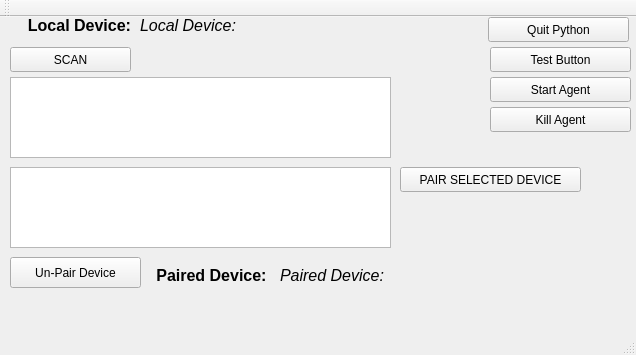
<?xml version="1.0" encoding="UTF-8"?>
<ui version="4.0">
 <class>MainWindow</class>
 <widget class="QMainWindow" name="MainWindow">
  <property name="geometry">
   <rect>
    <x>0</x>
    <y>0</y>
    <width>636</width>
    <height>355</height>
   </rect>
  </property>
  <property name="windowTitle">
   <string>MainWindow</string>
  </property>
  <widget class="QWidget" name="centralWidget">
   <widget class="QLabel" name="localDeviceLabel">
    <property name="geometry">
     <rect>
      <x>10</x>
      <y>0</y>
      <width>121</width>
      <height>17</height>
     </rect>
    </property>
    <property name="font">
     <font>
      <pointsize>12</pointsize>
      <weight>75</weight>
      <bold>true</bold>
     </font>
    </property>
    <property name="layoutDirection">
     <enum>Qt::RightToLeft</enum>
    </property>
    <property name="text">
     <string>Local Device:</string>
    </property>
    <property name="alignment">
     <set>Qt::AlignRight|Qt::AlignTrailing|Qt::AlignVCenter</set>
    </property>
   </widget>
   <widget class="QLabel" name="localDeviceAddress">
    <property name="geometry">
     <rect>
      <x>140</x>
      <y>0</y>
      <width>241</width>
      <height>17</height>
     </rect>
    </property>
    <property name="font">
     <font>
      <pointsize>12</pointsize>
      <weight>50</weight>
      <italic>true</italic>
      <bold>false</bold>
     </font>
    </property>
    <property name="text">
     <string>Local Device:</string>
    </property>
   </widget>
   <widget class="QPushButton" name="scanButton">
    <property name="geometry">
     <rect>
      <x>10</x>
      <y>30</y>
      <width>121</width>
      <height>25</height>
     </rect>
    </property>
    <property name="text">
     <string>SCAN</string>
    </property>
   </widget>
   <widget class="QListWidget" name="foundDevicesListWidget">
    <property name="geometry">
     <rect>
      <x>10</x>
      <y>60</y>
      <width>381</width>
      <height>81</height>
     </rect>
    </property>
    <property name="font">
     <font>
      <family>Ubuntu Mono</family>
     </font>
    </property>
   </widget>
   <widget class="QListWidget" name="discoveredDevicesListWidget">
    <property name="geometry">
     <rect>
      <x>10</x>
      <y>150</y>
      <width>381</width>
      <height>81</height>
     </rect>
    </property>
    <property name="font">
     <font>
      <family>Ubuntu Mono</family>
     </font>
    </property>
   </widget>
   <widget class="QPushButton" name="pairButton">
    <property name="geometry">
     <rect>
      <x>400</x>
      <y>150</y>
      <width>181</width>
      <height>25</height>
     </rect>
    </property>
    <property name="text">
     <string>PAIR SELECTED DEVICE</string>
    </property>
   </widget>
   <widget class="QLabel" name="pairedDeviceLabel">
    <property name="geometry">
     <rect>
      <x>150</x>
      <y>250</y>
      <width>121</width>
      <height>17</height>
     </rect>
    </property>
    <property name="font">
     <font>
      <pointsize>12</pointsize>
      <weight>75</weight>
      <bold>true</bold>
     </font>
    </property>
    <property name="layoutDirection">
     <enum>Qt::RightToLeft</enum>
    </property>
    <property name="text">
     <string>Paired Device: </string>
    </property>
    <property name="alignment">
     <set>Qt::AlignRight|Qt::AlignTrailing|Qt::AlignVCenter</set>
    </property>
   </widget>
   <widget class="QLabel" name="pairedDeviceAddress">
    <property name="geometry">
     <rect>
      <x>280</x>
      <y>250</y>
      <width>241</width>
      <height>17</height>
     </rect>
    </property>
    <property name="font">
     <font>
      <pointsize>12</pointsize>
      <weight>50</weight>
      <italic>true</italic>
      <bold>false</bold>
     </font>
    </property>
    <property name="text">
     <string>Paired Device: </string>
    </property>
   </widget>
   <widget class="QPushButton" name="unPairButton">
    <property name="geometry">
     <rect>
      <x>10</x>
      <y>240</y>
      <width>131</width>
      <height>31</height>
     </rect>
    </property>
    <property name="text">
     <string>Un-Pair Device</string>
    </property>
   </widget>
   <widget class="QPushButton" name="quitPythonButton">
    <property name="geometry">
     <rect>
      <x>488</x>
      <y>0</y>
      <width>141</width>
      <height>25</height>
     </rect>
    </property>
    <property name="text">
     <string>Quit Python</string>
    </property>
   </widget>
   <widget class="QPushButton" name="testPushButton">
    <property name="geometry">
     <rect>
      <x>490</x>
      <y>30</y>
      <width>141</width>
      <height>25</height>
     </rect>
    </property>
    <property name="text">
     <string>Test Button</string>
    </property>
   </widget>
   <widget class="QPushButton" name="agentStartPushButton">
    <property name="geometry">
     <rect>
      <x>490</x>
      <y>60</y>
      <width>141</width>
      <height>25</height>
     </rect>
    </property>
    <property name="text">
     <string>Start Agent</string>
    </property>
   </widget>
   <widget class="QPushButton" name="killAgentPushButton">
    <property name="geometry">
     <rect>
      <x>490</x>
      <y>90</y>
      <width>141</width>
      <height>25</height>
     </rect>
    </property>
    <property name="text">
     <string>Kill Agent</string>
    </property>
   </widget>
  </widget>
  <widget class="QMenuBar" name="menuBar">
   <property name="geometry">
    <rect>
     <x>0</x>
     <y>0</y>
     <width>636</width>
     <height>22</height>
    </rect>
   </property>
  </widget>
  <widget class="QToolBar" name="mainToolBar">
   <attribute name="toolBarArea">
    <enum>TopToolBarArea</enum>
   </attribute>
   <attribute name="toolBarBreak">
    <bool>false</bool>
   </attribute>
  </widget>
  <widget class="QStatusBar" name="statusBar"/>
 </widget>
 <layoutdefault spacing="6" margin="11"/>
 <resources/>
 <connections/>
</ui>
